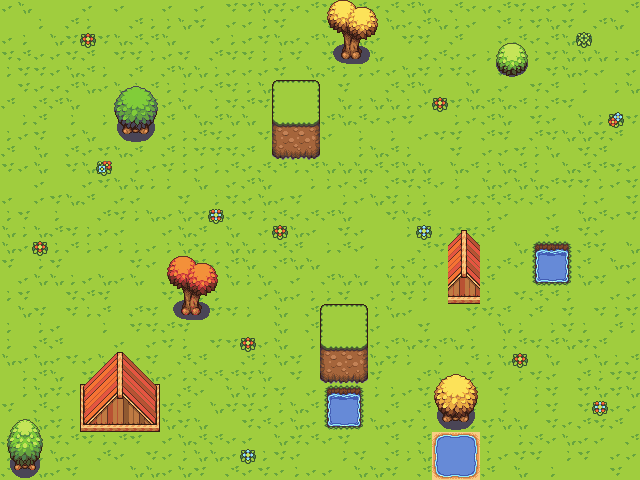

A 2D game scene composited from a Tiled map and its tileset images. What follows is a short description and the map's XML, with each tile layer's data collapsed to a summary:
An orthogonal 40x30 tile map with 16x16 px tiles, 3 tile layers (Background, Terrain, Trees).

<map version="1.10" tiledversion="1.11.2" orientation="orthogonal" renderorder="right-down" width="40" height="30" tilewidth="16" tileheight="16" infinite="0" nextlayerid="4" nextobjectid="1">
 <tileset firstgid="1" name="tileset" tilewidth="16" tileheight="16" tilecount="2112" columns="33">
  <image source="tileset.png" trans="000000" width="528" height="1024" />
 </tileset>
 <layer id="1" name="Background" width="40" height="30">
  <data>[1200 cells, 1200 non-empty, 7 distinct tile ids]</data>
 </layer>
 <layer id="2" name="Terrain" width="40" height="30">
  <data>[1200 cells, 105 non-empty, 74 distinct tile ids]</data>
 </layer>
 <layer id="3" name="Trees" width="40" height="30">
  <data>[1200 cells, 74 non-empty, 74 distinct tile ids]</data>
 </layer>
</map>
